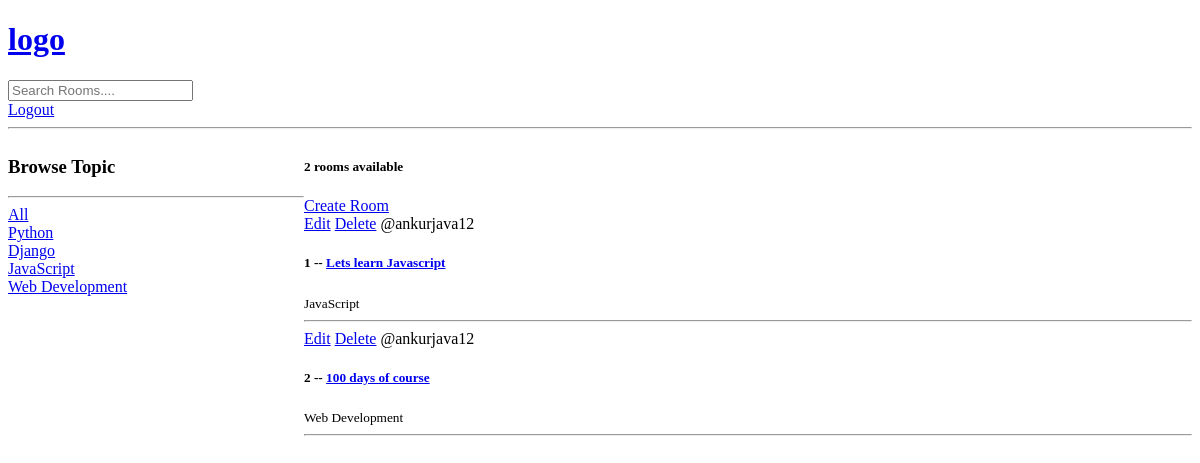
Before: / (signed in) with the older database file.
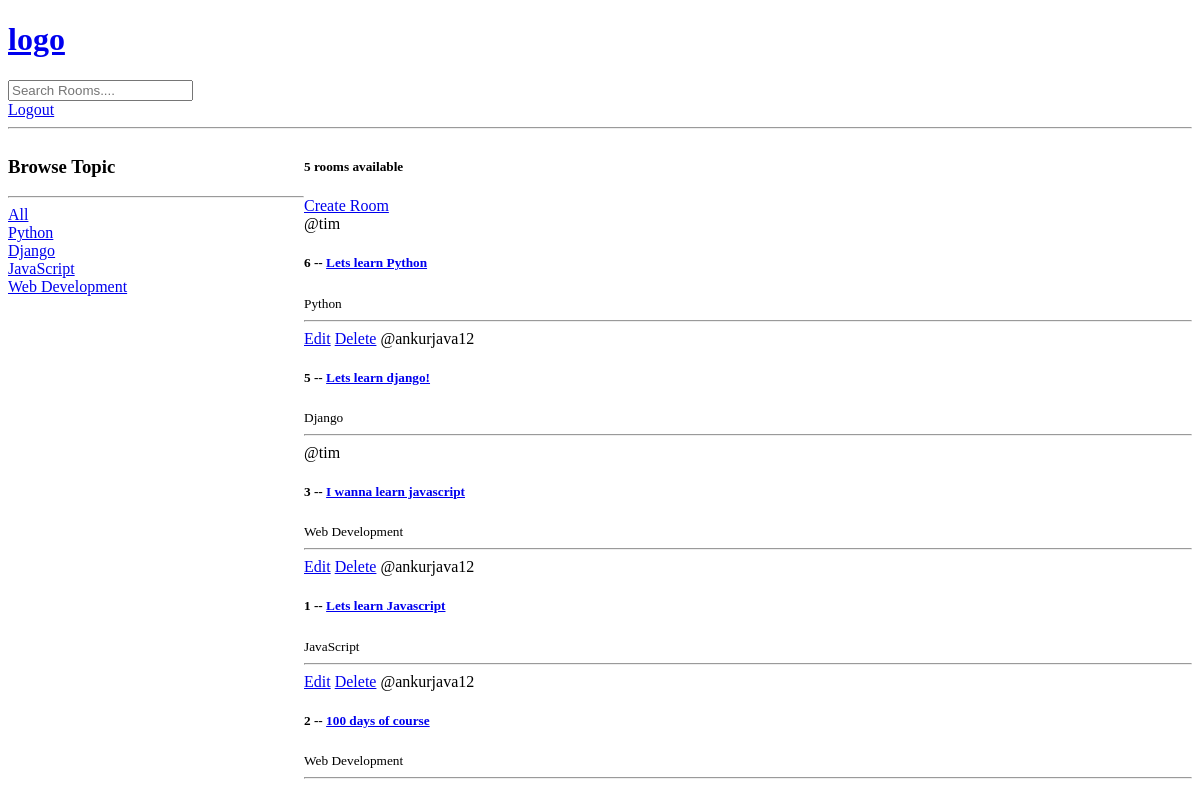
After: the same page with the newer database file.
### base/models.py (models this page shows, shortened)
class Topic(models.Model):
    name = models.CharField(max_length = 200)

class Room(models.Model):
    host = models.ForeignKey(User, on_delete = models.SET_NULL, null = True)
    topic = models.ForeignKey(Topic, on_delete = models.SET_NULL, null = True)
    name = models.CharField(max_length = 200)
    description = models.TextField(null = True, blank = True)
    updated = models.DateTimeField(auto_now = True)
    created = models.DateTimeField(auto_now_add = True)
    class Meta:
        ordering = ['-updated', '-created']

### base/views.py (the view)
# urls.py: path('', views.home, name="home"),
def home(request):
    q = request.GET.get('q') if request.GET.get('q') != None else ''
    rooms = Room.objects.filter(
        Q(topic__name__icontains = q) |
        Q(name__icontains=q) |
        Q(description__icontains=q)
        )
    topics = Topic.objects.all()
    room_count = rooms.count()
    context = {'rooms': rooms, 'topics' :topics, 'room_count' : room_count}
    return render(request, 'base/home.html', context)

### base/templates/base/home.html (shortened to what this page needs)
{% extends 'main.html' %}
{% block content %}
<div class="home-container">
  <div>
    <h3>Browse Topic</h3>
    <hr>
    <div>
      <a href="{% url 'home' %}">All</a>
    </div>
    {% for topic in topics %}
    <div>
      <a href="{% url 'home' %}?q={{topic.name}}">{{topic.name}}</a>
    </div>
    {% endfor %}
  </div>
  <div>
    <h5>{{room_count}} rooms available </h5>
    <a href="{% url 'create-room' %}">Create Room</a>
    <div>
      {% for room in rooms %}
      <div>
        {% if request.user == room.host %}
        <a href="{% url 'update-room' room.id %}">Edit</a>
        <a href="{% url 'delete-room' room.id %}">Delete</a>
        {% endif %}
        <span>@{{room.host.username}}</span>
        <h5>{{room.id}} -- <a href="{% url 'room' room.id %}">{{room.name}}</a></h5>
        <small>{{room.topic.name}}</small>
      </div>
      <hr>
      {% endfor %}
    </div>
  </div>
</div>
{% endblock content %}

Changed rows visible on the page:
added Room: host.username "tim", id "6", name "Lets learn Python", topic.name "Python"
added Room: shows "Edit", host.username "ankurjava12", id "5", name "Lets learn django!", topic.name "Django"
added Room: host.username "tim", id "3", name "I wanna learn javascript", topic.name "Web Development"
Other visible differences:
{{ room_count }}: "2" → "5"
